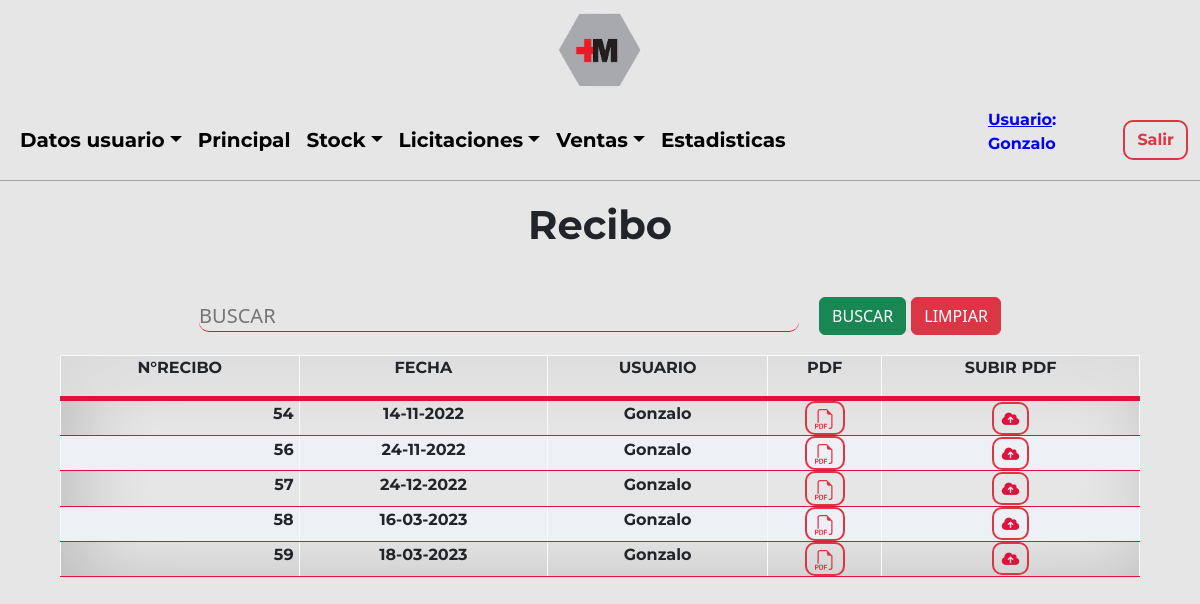
The page /Sistema/Ventas/recibo.php?ok (signed in) on the database its author committed.
### tables this page shows
CREATE TABLE `usuario` (
  `idUsuario` int(3) NOT NULL,
  `usuario` text NOT NULL,
  `contraseña` varchar(60) NOT NULL,
  `idRol` int(2) NOT NULL,
  `idTipoUsuario` int(10) NOT NULL,
  `nombre` varchar(100) NOT NULL,
  `correo` varchar(100) NOT NULL,
  `direccion` varchar(100) NOT NULL,
  `idEstadoUsuario` int(2) NOT NULL
);

CREATE TABLE `documento` (
  `idDocumento` int(3) NOT NULL,
  `idEstadoDocumento` int(3) NOT NULL
);

### Sistema/Ventas/recibo.php (the view, shortened to what this page needs)
<?php
include('../../Utils/conexion.php');
$iduser = $_SESSION['usuario'];
$sql = "SELECT idUsuario, usuario, idRol FROM usuario WHERE usuario='$iduser'";
$resultado = $datos_base->query($sql);
$row = $resultado->fetch_assoc();
$nom = $row['usuario'];
$idUsu = $row['idUsuario'];
$idRol = $row['idRol'];
?>
<!DOCTYPE html>
<html lang="en">
<head>
    <link href="https://cdn.jsdelivr.net/npm/bootstrap@5.2.0-beta1/dist/css/bootstrap.min.css" rel="stylesheet">
    <link rel="stylesheet" type="text/css" href="../../Css/estilos.css"/>
</head>
<body>
    <?php include('../Layouts/ventasHeader.php'); ?>
    <main>
        <section class="ini">
            <div class="ini-tit">
                <h1>Recibo</h1>
            </div>
            <div class="container">
                <form method="POST" action="./recibo.php">
                    <div class="form-grilla">
                        <div class="form-grilla-busc">
                            <input type="text" style="text-transform:uppercase;" name="buscar"  placeholder="Buscar" class="busc">
                        </div>
                        <div class="form-grilla-but">
                            <input class="btn btn-success" type="submit" name="btn2" value="BUSCAR"></input>
                            <input class="btn btn-danger" type="submit" name="btn1" value="LIMPIAR"></input>
                        </div>
                    </div>
                </form>
            </div>
            <?php
            if($idRol == $rolgerente OR $idRol == $roladmin)
            {
                    echo "<table>
                            <thead>
                                <tr>
                                    <th><p>N°RECIBO</p></th>
                                    <th><p>FECHA</p></th>
                                    <th><p>USUARIO</p></th>
                                    <th><p>PDF</p></th>
                                    ";
                                    if($idUsu == 1){
                                        echo "
                                        <th><p>SUBIR PDF</p></th>
                                        ";
                                    }
                                    echo "
                                </tr>
                            </thead>
                        ";
                        if(isset($_POST['btn2']))
                                {
                                    $doc = $_POST['buscar'];
                                    $consulta=mysqli_query($datos_base, "SELECT d.idDocumento, m.fecha
                                    FROM documento d
                                    LEFT JOIN movimientodocumento AS m ON m.idDocumento = d.idDocumento
                                    LEFT JOIN datosdocumento AS da ON da.idDocumento = d.idDocumento
                                    LEFT JOIN usuario AS u ON u.idUsuario = da.idUsuario
                                    WHERE m.idEstadoDocumento = 10 AND (m.idDocumento LIKE '%$doc%' OR m.fecha LIKE '%$doc%' OR u.usuario LIKE '%$doc%')
                                    GROUP BY d.idDocumento");
                                    while($listar = mysqli_fetch_array($consulta))
                                    {
                                        $fec = date("d-m-Y", strtotime($listar['fecha']));
                                        $idd = $listar['idDocumento'];
                                        echo
                                        "
                                            <tr>
                                            <td><h4 style='font-size:16px;text-align: right; margin-right: 5px; '>".$listar['idDocumento']."</h4 ></td>
                                            <td><h4 style='font-size:16px;'>".$fec."</h4 ></td>
                                            <td><h4 style='font-size:16px;'>".$listar['usuario']."</h4 ></td>
                                            <td class='text-center text-nowrap'> <a class='btn btn-sm btn-outline-danger' href=./valorarRecibo.php?no=".$listar['idDocumento']." target=new><svg xmlns='http://www.w3.org/2000/svg' width='20' height='20' fill='currentColor' class='bi bi-filetype-pdf' viewBox='0 0 16 16'>
                                            <path fill-rule='evenodd' d='M14 4.5V14a2 2 0 0 1-2 2h-1v-1h1a1 1 0 0 0 1-1V4.5h-2A1.5 1.5 0 0 1 9.5 3V1H4a1 1 0 0 0-1 1v9H2V2a2 2 0 0 1 2-2h5.5L14 4.5ZM1.6 11.85H0v3.999h.791v-1.342h.803c.287 0 .531-.057.732-.173.203-.117.358-.275.463-.474a1.42 1.42 0 0 0 .161-.677c0-.25-.053-.476-.158-.677a1.176 1.176 0 0 0-.46-.477c-.2-.12-.443-.179-.732-.179Zm.545 1.333a.795.795 0 0 1-.085.38.574.574 0 0 1-.238.241.794.794 0 0 1-.375.082H.788V12.48h.66c.218 0 .389.06.512.181.123.122.185.296.185.522Zm1.217-1.333v3.999h1.46c.401 0 .734-.08.998-.237a1.45 1.45 0 0 0 .595-.689c.13-.3.196-.662.196-1.084 0-.42-.065-.778-.196-1.075a1.426 1.426 0 0 0-.589-.68c-.264-.156-.599-.234-1.005-.234H3.362Zm.791.645h.563c.248 0 .45.05.609.152a.89.89 0 0 1 .354.454c.079.201.118.452.118.753a2.3 2.3 0 0 1-.068.592 1.14 1.14 0 0 1-.196.422.8.8 0 0 1-.334.252 1.298 1.298 0 0 1-.483.082h-.563v-2.707Zm3.743 1.763v1.591h-.79V11.85h2.548v.653H7.896v1.117h1.606v.638H7.896Z'/>
                                          </svg></a></td>
                                          ";
                                          if($idUsu == 1){
                                              echo
                                              "
                                              <td class='text-center text-nowrap'><a href=./subirRecibo.php?no=".$listar['idDocumento']." class='btn btn-sm btn-outline-danger'><i class='fa-solid fa-cloud-arrow-up'></i></a></td>
                                              ";
                                          }
                                          echo "
                                          </tr>
                                      ";
                                    }
                                }
                                else{
                                    $consulta=mysqli_query($datos_base, "SELECT d.idDocumento, m.fecha, u.usuario
                                    FROM documento d
                                    LEFT JOIN movimientodocumento AS m ON m.idDocumento = d.idDocumento
                                    LEFT JOIN datosdocumento AS da ON da.idDocumento = d.idDocumento
                                    LEFT JOIN usuario AS u ON u.idUsuario = da.idUsuario
                                    WHERE m.idEstadoDocumento = 10
                                    GROUP BY d.idDocumento");
                                    while($listar = mysqli_fetch_array($consulta))
                                    {
                                        $fec = date("d-m-Y", strtotime($listar['fecha']));
                                        echo
                                        "
                                            <tr>
                                            <td><h4 style='font-size:16px;text-align: right; margin-right: 5px; '>".$listar['idDocumento']."</h4 ></td>
                                            <td><h4 style='font-size:16px;'>".$fec."</h4 ></td>
                                            <td><h4 style='font-size:16px;'>".$listar['usuario']."</h4 ></td>
                                            <td class='text-center text-nowrap'><a class='btn btn-sm btn-outline-danger' href=./valorarRecibo.php?no=".$listar['idDocumento']." target=new><svg xmlns='http://www.w3.org/2000/svg' width='20' height='20' fill='currentColor' class='bi bi-filetype-pdf' viewBox='0 0 16 16'>
                                            <path fill-rule='evenodd' d='M14 4.5V14a2 2 0 0 1-2 2h-1v-1h1a1 1 0 0 0 1-1V4.5h-2A1.5 1.5 0 0 1 9.5 3V1H4a1 1 0 0 0-1 1v9H2V2a2 2 0 0 1 2-2h5.5L14 4.5ZM1.6 11.85H0v3.999h.791v-1.342h.803c.287 0 .531-.057.732-.173.203-.117.358-.275.463-.474a1.42 1.42 0 0 0 .161-.677c0-.25-.053-.476-.158-.677a1.176 1.176 0 0 0-.46-.477c-.2-.12-.443-.179-.732-.179Zm.545 1.333a.795.795 0 0 1-.085.38.574.574 0 0 1-.238.241.794.794 0 0 1-.375.082H.788V12.48h.66c.218 0 .389.06.512.181.123.122.185.296.185.522Zm1.217-1.333v3.999h1.46c.401 0 .734-.08.998-.237a1.45 1.45 0 0 0 .595-.689c.13-.3.196-.662.196-1.084 0-.42-.065-.778-.196-1.075a1.426 1.426 0 0 0-.589-.68c-.264-.156-.599-.234-1.005-.234H3.362Zm.791.645h.563c.248 0 .45.05.609.152a.89.89 0 0 1 .354.454c.079.201.118.452.118.753a2.3 2.3 0 0 1-.068.592 1.14 1.14 0 0 1-.196.422.8.8 0 0 1-.334.252 1.298 1.298 0 0 1-.483.082h-.563v-2.707Zm3.743 1.763v1.591h-.79V11.85h2.548v.653H7.896v1.117h1.606v.638H7.896Z'/>
                                          </svg></a></td>
                                          ";
                                          if($idUsu == 1){
                                              echo
                                              "
                                              <td class='text-center text-nowrap'><a href=./subirRecibo.php?no=".$listar['idDocumento']." class='btn btn-sm btn-outline-danger'><i class='fa-solid fa-cloud-arrow-up'></i></a></td>
                                              ";
                                          }
                                          echo "
                                          </tr>
                                      ";
                                    }
                                }
                                echo "</table>";
                            }
                                    ?>
        </section>
    </main>
</body>
</html>

### Sistema/Layouts/ventasHeader.php (shortened to what this page needs)
<div class="cont-img">
        <a href="../principal.php" class="imagenb">
            <img src="../../Imagenes/c-titulo.png" alt="logo">
         </a>
    </div>
    <header class="hea-pri">
        <nav class="navbar navbar-expand-lg navbar-light">
            <div class="container-fluid navpri">
                <div class="collapse navbar-collapse" id="navbarNav">
                    <ul class="navbar-nav">
                    <li class="nav-item dropdown">
                            <a href="#" class="nav-link dropdown-toggle variacion" id="navbarDropdown" role="button" data-bs-toggle="dropdown" aria-expanded="false">Datos usuario</a>
                                <?php
                                    $rolgerente = 1;
                                    $roladmin = 2;
                                    $roldeposito = 3;
                                    $rolventas = 4;
                                    $rolobra = 5;
                                    $rolproveedor = 6;
                                ?>
                        </li>
                        <li class="nav-item">
                            <a href="../principal.php" class="nav-link variacion" aria-current="page">Principal</a>
                        </li>
                        <?php
                            if($idRol == $rolgerente OR $idRol == $roldeposito){
                        ?>
                        <li class="nav-item dropdown">
                            <a href="#" class="nav-link dropdown-toggle variacion" id="navbarDropdown" role="button" data-bs-toggle="dropdown" aria-expanded="false">Stock</a>
                        </li>
                        <?php
                            }
                        ?>
                        <?php
                            if($idRol == $rolgerente OR $idRol == $roladmin OR $idRol == $rolventas OR $idRol == $rolproveedor){
                        ?>
                        <li class="nav-item dropdown">
                            <a href="#" class="nav-link dropdown-toggle variacion" id="navbarDropdown" role="button" data-bs-toggle="dropdown" aria-expanded="false">Licitaciones</a>
                        </li>
                        <?php
                            }
                        ?>
                        <?php
                            if($idRol == $rolgerente OR $idRol == $roladmin OR $idRol == $rolobra){
                        ?>
                        <li class="nav-item dropdown">
                            <a href="#" class="nav-link dropdown-toggle variacion" id="navbarDropdown" role="button" data-bs-toggle="dropdown" aria-expanded="false">Ventas</a>
                        </li>
                        <?php
                            }
                        ?>
                        <?php
                            if($idRol == $rolgerente OR $idRol == $roladmin){
                        ?>
                        <li class="nav-item">
                            <a href="../estadisticas.php" class="nav-link variacion" aria-current="page">Estadisticas</a>
                        </li>
                        <?php
                            }
                        ?>
                    </ul>
                </div>
                <div class="not-exit">
                    <div class="not-exit-name">
                        <p style='color: blue; font-weight: bold;'><u>Usuario</u>: <?php echo $nom;?></p>
                    </div>
                   <div class="not-exit-exit">
                       <a href="../../Utils/salir.php">
                           <button class="btn btn-outline-danger" type="submit">Salir</button>
                        </a>
                   </div>
                </div>
            </div>
        </nav>
    </header>

### Css/estilos.css (style rules this page uses)
* { margin: 0; padding: 0; box-sizing: border-box; scroll-behavior: smooth; }
html, body { background-color: #e6e6e6; height: 100%; margin: 0; display: flex; flex-direction: column; }
nav { font-family: 'Montserrat', sans-serif; }
h1, h2 { cursor: default; }
h1, h3, h4, p { font-family: 'Montserrat', sans-serif; font-weight: bold; }
.hea-pri { border-bottom: 1px solid #a3a3a3; }
.variacion { text-decoration: none; background-image: linear-gradient(crimson, crimson); background-position: 0% 100%; background-repeat: no-repeat; background-size: 0% 2px; transition: background-size .4s; color: black; font-size: 20px; font-weight: bold; }
i { color: crimson; }
li { list-style: none; }
.cont-img { display: flex; justify-content: center; }
.imagenb { width: 100px; height: 100px; display: flex; justify-content: center; align-items: center; }
.imagenb img { width: 100%; }
.navpri { display: flex; justify-content: space-evenly; }
.not-exit { width: auto; display: flex; justify-content: center; align-items: center; flex-direction: row; gap: 5px; }
.ini { height: auto; display: flex; justify-content: center; align-items: center; flex-direction: column; }
.ini-tit { margin-top: 20px; margin-bottom: 40px; display: flex; justify-content: center; align-items: center; }
.form-grilla { display: flex; justify-content: center; flex-direction: row; }
.form-grilla-busc { display: flex; justify-content: center; align-items: center; }
.form-grilla-but { display: flex; justify-content: center; align-items: center; gap: 5px; }
.busc { min-width: 600px; margin-right: 20px; border-radius: 10px; font-size: 20px; background-color: transparent; border: none; border-bottom: 1px solid crimson; outline: none; }
table { margin-top: 20px; background-color: #dbe5e9; border-collapse: collapse; width: 90%; background-color: rgba(230, 230, 230, 0.65); box-shadow: 15px 6px 72px 4px rgba(0, 0, 0, 0.18) inset; -webkit-box-shadow: 15px 6px 72px 4px rgba(0, 0, 0, 0.18) inset; -moz-box-shadow: 15px 6px 72px 4px rgba(0, 0, 0, 0.18) inset; }
th, td { text-align: center; border: solid 1px #f7fbfd; border-bottom: solid 1px crimson; font-weight: bold; }
thead { background-color: rgba(230, 230, 230, 0.65); border-bottom: solid 5px crimson; width: 100%; }
tr:nth-child(even) { background-color: #edf0f5; }
.not-exit { width: 200px; display: flex; justify-content: space-around; align-items: center; }
.not-exit-name { cursor: default; display: flex; justify-content: center; align-items: center; }
.not-exit-exit { display: flex; justify-content: center; align-items: center; }
.btn-outline-danger { font-weight: bold; border-radius: 10px; border: 2px solid; }

### rows shown on the page
usuario: usuario "Gonzalo"
documento: idDocumento "54", fec "14-11-2022", usuario "Gonzalo"
documento: idDocumento "56", fec "24-11-2022", usuario "Gonzalo"
documento: idDocumento "57", fec "24-12-2022", usuario "Gonzalo"
documento: idDocumento "58", fec "16-03-2023", usuario "Gonzalo"
documento: idDocumento "59", fec "18-03-2023", usuario "Gonzalo"
